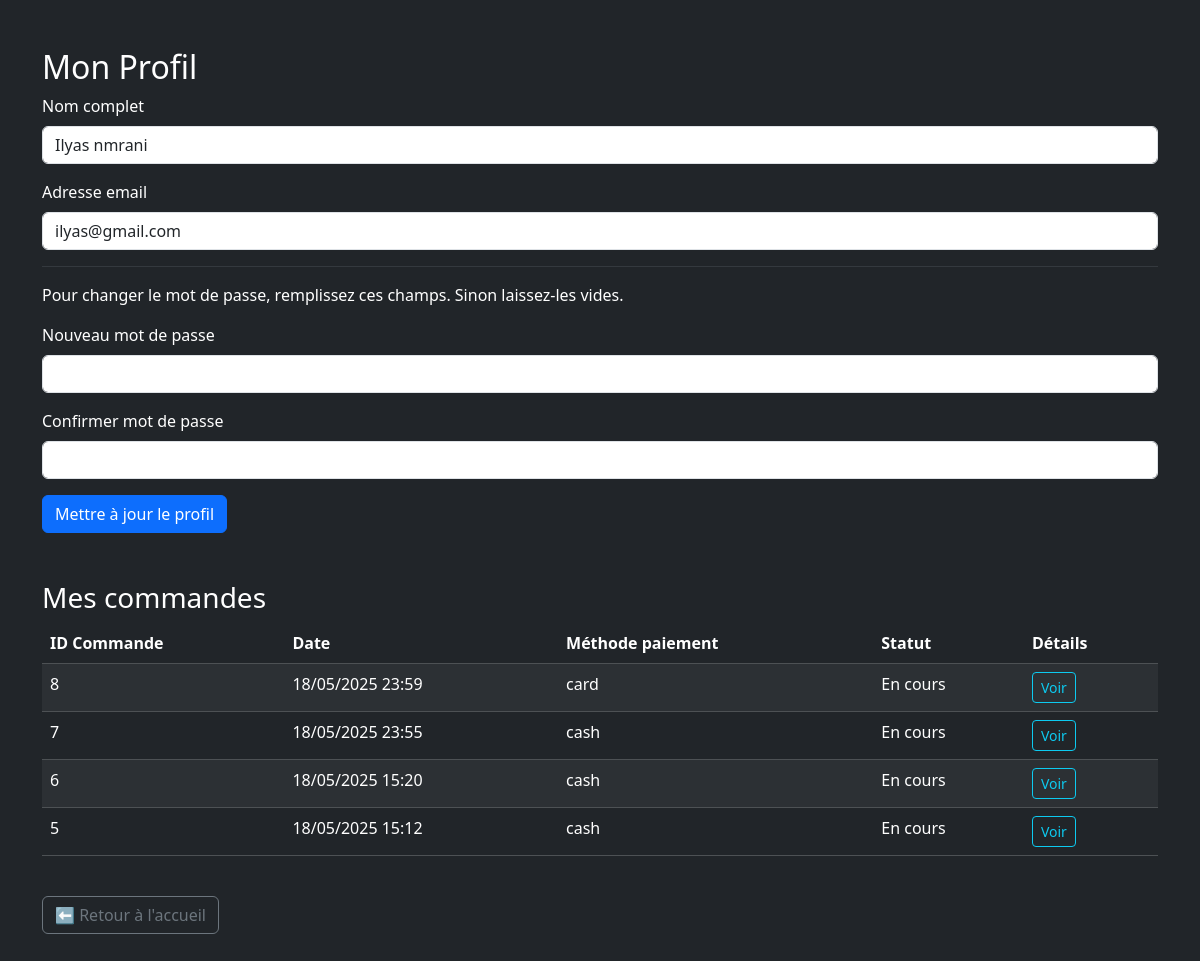
Page /profil.php (signed in) on the earlier database version.
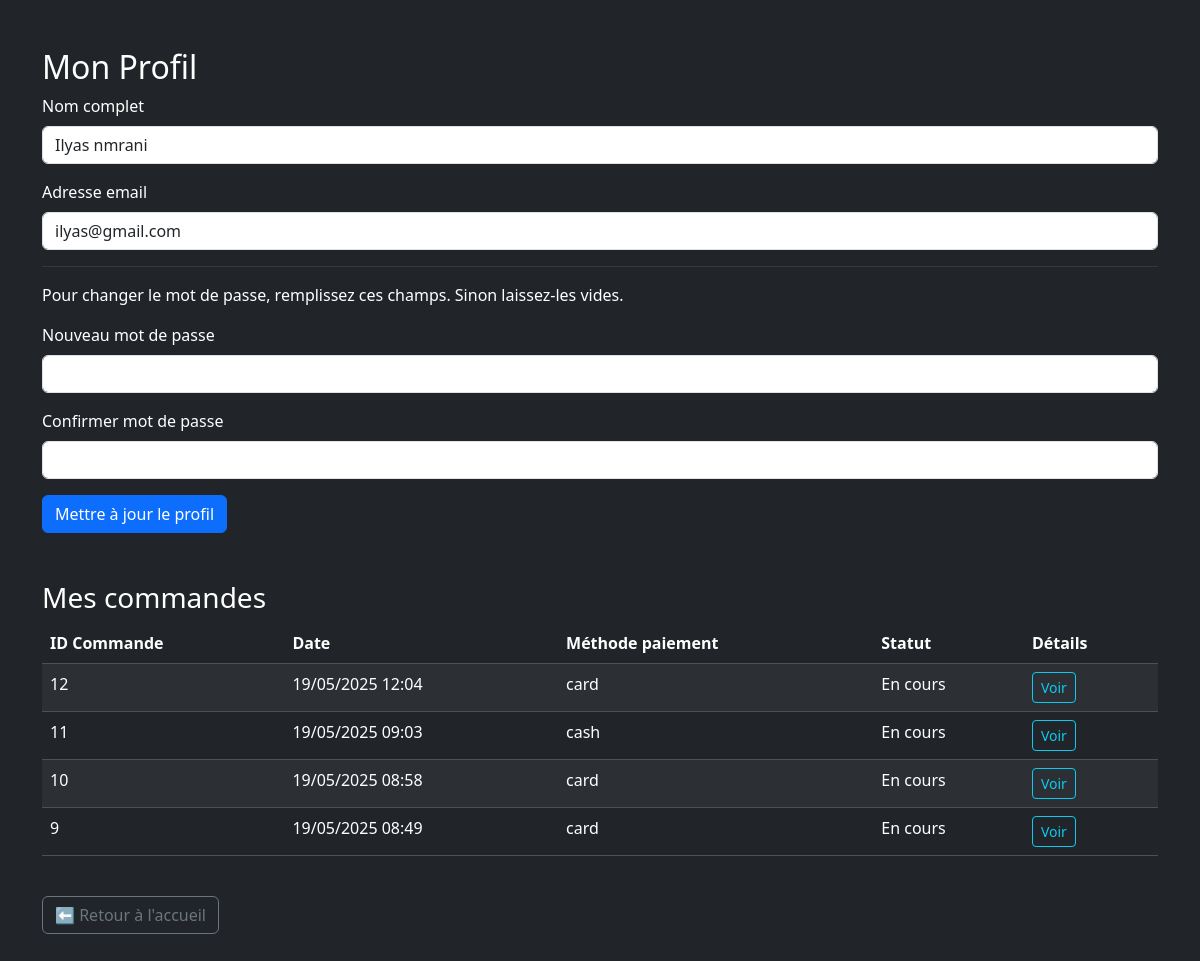
Same page on the later database version.
### tables this page shows
CREATE TABLE `orders` (
  `id` int(11) NOT NULL,
  `user_id` int(11) NOT NULL,
  `payment_method` varchar(20) DEFAULT NULL,
  `created_at` datetime DEFAULT NULL
);

### profil.php (the view, shortened to what this page needs)
<?php
require_once 'Model/database.php';
$userId = $_SESSION['user']['id'];
$pdo = $pdo ?? null;
$stmt = $pdo->prepare("SELECT id, fullName, email FROM user WHERE id = ?");
$stmt->execute([$userId]);
$user = $stmt->fetch(PDO::FETCH_ASSOC);
$ordersStmt = $pdo->prepare("SELECT * FROM orders WHERE user_id = ? ORDER BY created_at DESC");
$ordersStmt->execute([$userId]);
$orders = $ordersStmt->fetchAll(PDO::FETCH_ASSOC);
?>
<!DOCTYPE html>
<html lang="fr">
<head>
    <link href="https://cdn.jsdelivr.net/npm/bootstrap@5.3.2/dist/css/bootstrap.min.css" rel="stylesheet" />
</head>
<body class="bg-dark text-white">
    <div class="container py-5">
        <h2>Mon Profil</h2>
        <form method="POST" class="mb-5">
            <div class="mb-3">
                <label for="name" class="form-label">Nom complet</label>
                <input type="text" name="name" id="name" value="<?= htmlspecialchars($user['fullName']) ?>" class="form-control" required />
            </div>
            <div class="mb-3">
                <label for="email" class="form-label">Adresse email</label>
                <input type="email" name="email" id="email" value="<?= htmlspecialchars($user['email']) ?>" class="form-control" required />
            </div>
            <hr class="border-secondary" />
            <p>Pour changer le mot de passe, remplissez ces champs. Sinon laissez-les vides.</p>
            <div class="mb-3">
                <label for="password" class="form-label">Nouveau mot de passe</label>
                <input type="password" name="password" id="password" class="form-control" minlength="6" />
            </div>
            <div class="mb-3">
                <label for="password_confirm" class="form-label">Confirmer mot de passe</label>
                <input type="password" name="password_confirm" id="password_confirm" class="form-control" minlength="6" />
            </div>
            <button type="submit" class="btn btn-primary">Mettre à jour le profil</button>
        </form>
        <h3>Mes commandes</h3>
        <?php if (!$orders): ?>
            <p>Aucune commande trouvée.</p>
        <?php else: ?>
            <table class="table table-dark table-striped">
                <thead>
                    <tr>
                        <th>ID Commande</th>
                        <th>Date</th>
                        <th>Méthode paiement</th>
                        <th>Statut</th>
                        <th>Détails</th>
                    </tr>
                </thead>
                <tbody>
                    <?php foreach ($orders as $order): ?>
                        <tr>
                            <td><?= $order['id'] ?></td>
                            <td><?= date('d/m/Y H:i', strtotime($order['created_at'])) ?></td>
                            <td><?= htmlspecialchars($order['payment_method']) ?></td>
                            <td><?= htmlspecialchars($order['status'] ?? 'En cours') ?></td>
                            <td><a href="order_detail.php?id=<?= $order['id'] ?>" class="btn btn-sm btn-outline-info">Voir</a></td>
                        </tr>
                    <?php endforeach; ?>
                </tbody>
            </table>
        <?php endif; ?>
        <a href="index.php" class="btn btn-outline-secondary mt-4">⬅ Retour à l'accueil</a>
    </div>
</body>
</html>

Differences in the rows shown:
removed orders: id "8", created_at "18/05/2025 23:59", payment_method "card", status "En cours"
removed orders: id "7", created_at "18/05/2025 23:55", payment_method "cash", status "En cours"
removed orders: id "6", created_at "18/05/2025 15:20", payment_method "cash", status "En cours"
removed orders: id "5", created_at "18/05/2025 15:12", payment_method "cash", status "En cours"
added orders: id "12", created_at "19/05/2025 12:04", payment_method "card", status "En cours"
added orders: id "11", created_at "19/05/2025 09:03", payment_method "cash", status "En cours"
added orders: id "10", created_at "19/05/2025 08:58", payment_method "card", status "En cours"
added orders: id "9", created_at "19/05/2025 08:49", payment_method "card", status "En cours"
